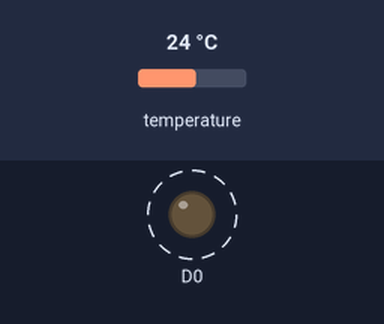
A sketch run on a simulated ESP8266 (NodeMCU). Parts: output pins drawn as LEDs (lit = HIGH). Dashed ring = blinking. The test bench sets the inputs (shaded band); at power-on: temperature 24 °C. What the sketch prints to the serial monitor is not drawn.

Above: at 0.7 s.
Timing chart, 0 to 3.3 s (numbered marks = the images above):
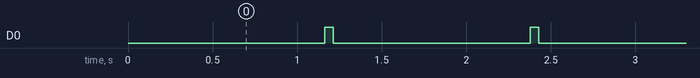

Measured:
- by itself, D0: alternates HIGH for 0.05 s and LOW for 1.2 s

The sketch:

test.ino
```cpp
/// <remarks>
/// Laploy V.Angkul
/// laploy@gmail.com
/// July ,2017
/// </remarks>

#include <DallasTemperature.h>
#include <OneWire.h>

#define ONE_WIRE_BUS  D4  // DS18B20 pin D4

OneWire myWire(ONE_WIRE_BUS);
DallasTemperature DS18B20(&myWire);

void setup() {
	Serial.begin(9600);
	pinMode(16, OUTPUT);
	delay(300);
	Serial.println("Program started.");
}
void loop() {
	Serial.println(getTemperature());
	blink();
}
float getTemperature() {
	float temp;
	do {
		DS18B20.requestTemperatures();
		temp = DS18B20.getTempCByIndex(0);
		delay(100);
	} while (temp == 85.0 || temp == (-127.0));
	return temp;
}
void blink()
{
	digitalWrite(16, HIGH);
	delay(50);
	digitalWrite(16, LOW);
	delay(300);
}
```
